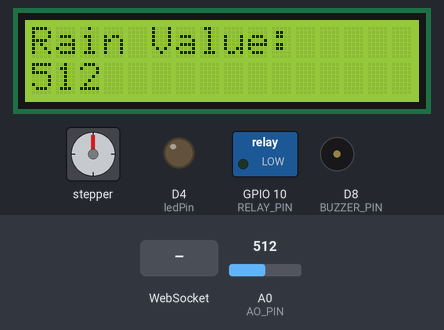
Simulated run of this sketch. Board: ESP8266 (NodeMCU). Shown: 16×2 character LCD, stepper motor, switched loads named in the sketch (green lamp = pin HIGH), output pins drawn as LEDs (lit = HIGH), buzzer (waves = sounding, pin HIGH). The test bench sets the inputs (shaded band); at power-on: A0 (AO_PIN) = 512. WiFi joins after 1.5 s; servers stay silent unless stated; stepper angles assume 2048 steps per turn; pins used as bus, display or sensor lines are not drawn; what the sketch prints to the serial monitor is not drawn.

Above: at 3.4 s.
3.5 s: A0 (AO_PIN) set to 71
At 5.0 s:
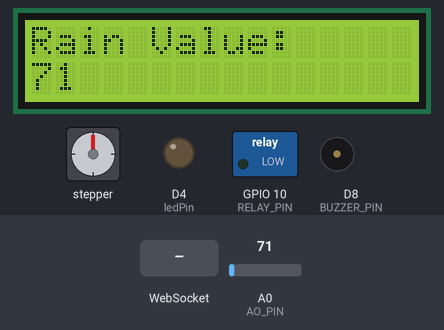
5.8 s: A0 (AO_PIN) set to 61
At 7.13 s:
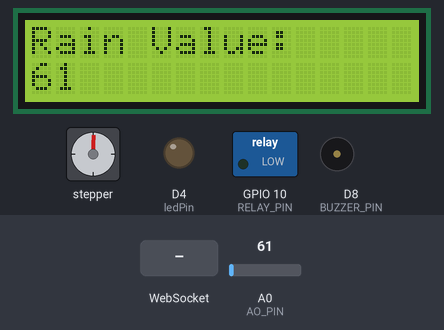
14.3 s: WebSocket text "1" received
At 18.24 s:
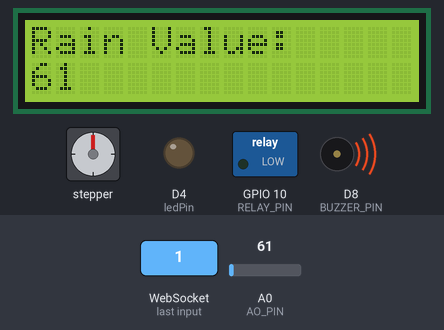
18.3 s: A0 (AO_PIN) set to 122
At 18.79 s:
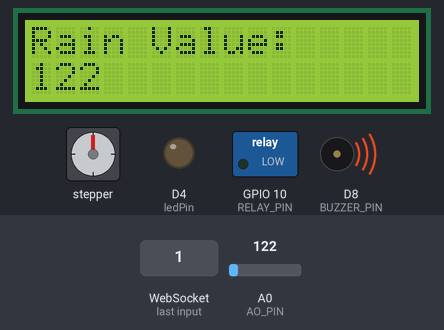
Timing chart, 0 to 21.2 s (numbered marks = the images above; inputs shaded):
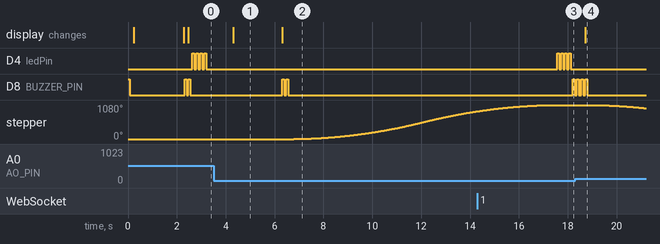

The sketch:

source_code.ino
```cpp
// Arduino IDE Board: NodeMCU 1.0 (ESP-12E Module)
// Make sure CH340 driver is installed on your machine !
// Port (OSX): /dev/cu.usbserial-0001 Serial Port (USB)
// TIPS: try to unflug and flug it back to detect it.

//*
// Nguyen Huu Anh Tuan 16-05-2024 nighty-20240308
// 1. builtin led, websocket + stepper motor assigned (AccelStepper imported) => still works
// 2. modifed websocket even handler => still works
// 3. added html page => worked now !!!
// 4. added lcd and first print after initialization => worked
// 5. buzzer worked
// 6. assign relay to SD2 (GPIO9) => boot looping
// 7. found out, re-assigned relay to SD3 (GPIO10) => worked
// STATUS: all features working fine. Not added crystal i2c yet
#include <Arduino.h>
#include <ESP8266WiFi.h>
#include <ESP8266WebServer.h>
#include <WebSocketsServer.h>
#include <ESP8266mDNS.h>
#include <Wire.h> // to make crystal_i2c works
#include <LiquidCrystal_I2C.h>
#include <AccelStepper.h> // Include the AccelStepper library

ESP8266WebServer server(80);
WebSocketsServer webSocket = WebSocketsServer(81);

// Replace with your network credentials
const char* ssid = "Tuan hay ho";
const char* password = "password";

// Set your Static IP address
IPAddress local_IP(192, 168, 1, 184);
IPAddress gateway(192, 168, 1, 1);
IPAddress subnet(255, 255, 0, 0);
IPAddress primaryDNS(8, 8, 8, 8);
IPAddress secondaryDNS(8, 8, 4, 4);

// built-in led
int ledPin = 2;
bool ledState = HIGH;

// relay 5v (assigned to SD2 (gpio09) cause boot looping)
#define RELAY_PIN 10 // SD3 (GPIO10)
bool relayState = LOW;


// lcd i2c
// LiquidCrystal_I2C lcd(0x3F,16,2);    // works for Arduino
// in ESP8266, if lcd is not print then use this 0x27..
LiquidCrystal_I2C lcd(0x27, 16, 2); // SDA to D4, SCL to D3

// stepper motor
#define MotorInterfaceType 8
#define MP1  D1 // IN1 on the ULN2003
#define MP2  D2 // IN2 on the ULN2003
#define MP3  D5 // IN3 on the ULN2003
#define MP4  D6 // IN4 on the ULN2003
const int SPR = 2048; // Steps per revolution
AccelStepper stepper = AccelStepper(MotorInterfaceType, MP1, MP3, MP2, MP4);

bool motorRotating = false;
int currentPosition = 0; // 0 for closed, 3 for fully open

// HW-038 Water sensor
#define POWER_PIN D7  // The ESP8266 pin that provides the power to the rain sensor
#define AO_PIN    A0  // The ESP8266 pin connected to AO pin of the rain sensor

unsigned long lastWaterCheck = 0;
const unsigned long waterCheckInterval = 1000;
bool isRaining = false;

// buzzer
#define BUZZER_PIN D8

// also rotate stepper once detected rain
void broadcastWaterSensorValue() {
  digitalWrite(POWER_PIN, HIGH);  // turn the rain sensor's power ON
  delay(10);                      // wait 10 milliseconds
  int rainValue = analogRead(AO_PIN);
  digitalWrite(POWER_PIN, LOW);  // turn the rain sensor's power OFF

  Serial.println(rainValue);  // print out the analog value

  // Display the rain value on the LCD
  lcd.clear();
  lcd.setCursor(0, 0);
  lcd.print("Rain Value: ");
  lcd.setCursor(0, 1);
  lcd.print(rainValue);

  // Check if the rain value exceeds the threshold of 64
  if (rainValue > 64 && !isRaining) {
    isRaining = true;
    webSocket.broadcastTXT("isRaining=true");
    beep(2);
    closeCurtain();
  } else if (rainValue <= 64 && isRaining) {
    isRaining = false;
    beep(2);
    webSocket.broadcastTXT("isRaining=false");
    openCurtain();
  }
}

void closeCurtain() {
  char responseMsg[15];
  if (!motorRotating) {
                    motorRotating = true;
                    strcpy(responseMsg, "MOTOR_ON");
                    webSocket.broadcastTXT(responseMsg);
                    rotateStepper(-3); // Close the curtain
                    strcpy(responseMsg, "MOTOR_OFF");
                    webSocket.broadcastTXT(responseMsg);
                    strcpy(responseMsg, currentPosition == 3 ? "CURTAIN_OPEN" : "CURTAIN_CLOSED");
                    webSocket.broadcastTXT(responseMsg);
                    flashLED(2);
                }
  else {
    Serial.println("Motor is busy rotating, try again later");
  }
}

void openCurtain()
{
    char responseMsg[15];
    if (!motorRotating)
    {
        motorRotating = true;
        strcpy(responseMsg, "MOTOR_ON");
        webSocket.broadcastTXT(responseMsg);
        rotateStepper(3); // Open the curtain
        strcpy(responseMsg, "MOTOR_OFF");
        webSocket.broadcastTXT(responseMsg);
        strcpy(responseMsg, currentPosition == 3 ? "CURTAIN_OPEN" : "CURTAIN_CLOSED");
        webSocket.broadcastTXT(responseMsg);
        flashLED(2);
    }
    else
    {
        Serial.println("Motor is busy rotating, try again later");
    }
}

void rotateStepper(int rounds) {
    char responseMsg[15];
    if ((rounds > 0 && currentPosition == 3) || (rounds < 0 && currentPosition == 0)) {
        Serial.printf("[rotateStepper] already in position.\n");
        motorRotating = false;
        // strcpy(responseMsg, rounds > 0 ? "ALREADY_OPEN" : "ALREADY_CLOSED");
        webSocket.broadcastTXT(rounds > 0 ? "ALREADY_OPEN" : "ALREADY_CLOSED");
        return;
    }

    Serial.printf("[rotateStepper] working...\n");
    stepper.moveTo(stepper.currentPosition() + rounds * SPR);
    stepper.runToPosition();
    currentPosition += rounds > 0 ? 3 : -3;
    motorRotating = false;
    Serial.printf("[rotateStepper] done...\n");
}

void flashLED(int times) {
  for (int i = 0; i < times; ++i) {
    digitalWrite(ledPin, HIGH);
    delay(80);
    digitalWrite(ledPin, LOW);
    delay(80);
    digitalWrite(ledPin, HIGH);
    delay(80);
    digitalWrite(ledPin, LOW);
    delay(80);
  }
}

void webSocketEvent(uint8_t num, WStype_t type, uint8_t * payload, size_t length) {
    char responseMsg[15];
    switch(type) {
        case WStype_DISCONNECTED:
            Serial.printf("[%u] Disconnected!\n", num);
            // flashLED(2);
            beep(2);
            break;
        case WStype_CONNECTED: {
            IPAddress ip = webSocket.remoteIP(num);
            Serial.printf("[%u] Connected from %d.%d.%d.%d url: %s\n", num, ip[0], ip[1], ip[2], ip[3], payload);
            // flashLED(2);
            beep(2);
            strcpy(responseMsg, ledState ? "ON" : "OFF");
            webSocket.sendTXT(num, responseMsg);
            strcpy(responseMsg, motorRotating ? "MOTOR_ON" : "MOTOR_OFF");
            webSocket.sendTXT(num, responseMsg);
            // webSocket.sendTXT(num, isRaining ? "isRaining:true" : "isRaining:false");
            webSocket.sendTXT(num, "Connected");
        }
        break;
        case WStype_TEXT:
            Serial.printf("[%u] get Text: %s\n", num, payload);
            if (strcmp((const char*)payload, "toggle") == 0) {
                ledState = !ledState;
                beep(2);
                digitalWrite(ledPin, ledState ? LOW : HIGH);
                strcpy(responseMsg, ledState ? "ON" : "OFF");
                webSocket.broadcastTXT(responseMsg);
            } else if (strcmp((const char*)payload, "open") == 0) {
                beep(2);
                openCurtain();
            } else if (strcmp((const char*)payload, "close") == 0) {
                beep(2);
                closeCurtain();
            } else if (strcmp((const char*)payload, "relaytoggle") == 0) {
                beep(2);
                Serial.println("toggling relay");
                relayState = !relayState; // Update the relay state
                digitalWrite(RELAY_PIN, relayState ? HIGH : LOW);
                strcpy(responseMsg, relayState ? "RELAY_ON" : "RELAY_OFF");
                webSocket.broadcastTXT(responseMsg);
            }
            break;
    }
}

void beep(int times) {
  for (int i = 0; i < times; ++i) {
    //   tone(BUZZER_PIN,13500);
    //   delay(80);
    // tone(BUZZER_PIN,13500);
    digitalWrite(BUZZER_PIN,HIGH);
    delay(80);
    digitalWrite(BUZZER_PIN,LOW);
    delay(80);
  }
}

void handleRoot() {
    server.send(200, "text/html", R"rawliteral(
<!DOCTYPE html>
<html>
<head>
    <meta name="viewport" content="width=device-width, initial-scale=1">
    <style>
        body {
            font-family: Arial, sans-serif;
            text-align: center;
        }
        button {
            padding: 15px 25px;
            font-size: 16px;
            color: white;
            background-color: green;
            border: none;
            border-radius: 5px;
            margin: 10px;
            cursor: pointer;
        }
        button:disabled {
            background-color: lightgrey;
            cursor: not-allowed;
        }
        #toggleButton { background-color: red; }
        #openButton, #closeButton { background-color: grey; }
        #status, #ledState, #motorStatus, #curtainStatus, #rainStatusDiv {
            font-size: 18px;
            margin: 10px 0;
        }
        .status-green {
            color: green;
        }
        .status-red {
            color: red;
        }
    </style>
</head>
<body>
    <h1>ESP8266 Web Server</h1>
    <div id='status'>WebSocket Status: Not Connected</div>
    <p>Built-in LED State: <span id="ledState">Unknown</span></p>
    <p>Relay State: <span id="relayState">Unknown</span></p>
    <button id="toggleButton" onclick="toggleLED()">Toggle LED</button>
    <button id="relayToggleButton" onclick="toggleRelay()">Toggle Relay</button>
    <button id="openButton" onclick="openCurtain()">Open Curtain</button>
    <button id="closeButton" onclick="closeCurtain()">Close Curtain</button>
    <div id='motorStatus'>Motor Status: Idle</div>
    <div id='curtainStatus'>Curtain Status: Unknown</div>
    <div id='rainStatusDiv'>Rain Status: Unknown</div>
    <script>
        var ws = new WebSocket('ws://' + window.location.hostname + ':81');
        ws.onopen = function() {
            const statusElement = document.getElementById('status');
            statusElement.innerText = 'WebSocket Status: Connected';
        };
        ws.onmessage = function(event) {
            var stateSpan = document.getElementById('ledState');
            var relayStateSpan = document.getElementById('relayState');
            var motorStatusDiv = document.getElementById('motorStatus');
            var curtainStatusDiv = document.getElementById('curtainStatus');
            var rainStatusDiv = document.getElementById('rainStatusDiv');
            var toggleButton = document.getElementById('toggleButton');
            var toggleRelayButton = document.getElementById('relayToggleButton');
            var openButton = document.getElementById('openButton');
            var closeButton = document.getElementById('closeButton');
            if (event.data === 'ON') {
                stateSpan.textContent = 'ON';
                toggleButton.style.backgroundColor = 'green';
            } else if (event.data === 'OFF') {
                stateSpan.textContent = 'OFF';
                toggleButton.style.backgroundColor = 'red';
            } else if (event.data === 'RELAY_ON') {
                relayStateSpan.textContent = 'ON';
                toggleButton.style.backgroundColor = 'green';
            } else if (event.data === 'RELAY_OFF') {
                relayStateSpan.textContent = 'OFF';
                toggleButton.style.backgroundColor = 'red';
            } else if (event.data === 'MOTOR_ON') {
                motorStatusDiv.textContent = 'Motor Status: Rotating';
                openButton.disabled = true;
                closeButton.disabled = true;
            } else if (event.data === 'MOTOR_OFF') {
                motorStatusDiv.textContent = 'Motor Status: Idle';
                openButton.disabled = false;
                closeButton.disabled = false;
            } else if (event.data === 'isRaining=true') {
                rainStatusDiv.textContent = 'Rain Status: Raining';
                rainStatusDiv.classList.remove('status-green');
                rainStatusDiv.classList.add('status-red');
                alert("It's raining!");
            } else if (event.data === 'isRaining=false') {
                rainStatusDiv.textContent = 'Rain Status: Not Raining';
                rainStatusDiv.classList.remove('status-red');
                rainStatusDiv.classList.add('status-green');
            } else if (event.data === 'CURTAIN_OPEN') {
                curtainStatusDiv.textContent = 'Curtain Status: Open';
                curtainStatusDiv.classList.remove('status-red');
                curtainStatusDiv.classList.add('status-green');
            } else if (event.data === 'CURTAIN_CLOSED') {
                curtainStatusDiv.textContent = 'Curtain Status: Closed';
                curtainStatusDiv.classList.remove('status-green');
                curtainStatusDiv.classList.add('status-red');
            } else if (event.data === 'ALREADY_OPEN') {
                curtainStatusDiv.textContent = 'Curtain Status: Already Opened';
                curtainStatusDiv.classList.remove('status-red');
                curtainStatusDiv.classList.add('status-green');
            } else if (event.data === 'ALREADY_OPEN') {
                curtainStatusDiv.textContent = 'Curtain Status: Already Closed';
                curtainStatusDiv.classList.remove('status-green');
                curtainStatusDiv.classList.add('status-red');
            }
        };
        function toggleLED() {
            ws.send('toggle');
        }
        function toggleRelay() {
            ws.send('relaytoggle');
        }
        function openCurtain() {
            ws.send('open');
        }
        function closeCurtain() {
            ws.send('close');
        }
    </script>
</body>
</html>
    )rawliteral");
}

void setup() {
  Serial.begin(9600);
  pinMode(RELAY_PIN, OUTPUT);
  pinMode(POWER_PIN, OUTPUT);

  pinMode(BUZZER_PIN, OUTPUT);
  beep(1);


  pinMode(ledPin, OUTPUT);
  Wire.begin(2,0);

  // Initialize the LCD
  lcd.init();
  lcd.backlight();
  lcd.print("Setting up"); // (without this, later lines won't print anything !!!)

  stepper.setMaxSpeed(1200);
  stepper.setAcceleration(200);

  // Configure static IP
  if (!WiFi.config(local_IP, gateway, subnet, primaryDNS, secondaryDNS)) {
    Serial.println("STA Failed to configure");
  }

  WiFi.softAPConfig(local_IP, local_IP, IPAddress(255, 255, 255, 0));
  WiFi.softAP(ssid, password);

  Serial.print("Connecting to ");
  Serial.println(ssid);
  WiFi.begin(ssid, password);

  for (int i = 0; i < 15 && WiFi.status() != WL_CONNECTED; i++) {
    Serial.print(".");
    delay(1000);
  }

  Serial.println("");
  Serial.println("WiFi connected.");
  Serial.println("IP address: ");
  Serial.println(WiFi.localIP());
  Serial.print("ESP Board MAC Address:  ");
  Serial.println(WiFi.macAddress());


  server.on("/", HTTP_GET, handleRoot);
  server.begin();
  webSocket.begin();
  webSocket.onEvent(webSocketEvent);
  MDNS.begin("esp8266");
  MDNS.addService("http", "tcp", 80);
  MDNS.addService("ws", "tcp", 81);

  // the below lines not gonna get executed !!!
  // Print a message to the LCD.
  lcd.setCursor(0, 0);
  lcd.print("ESP8266 Web");
  lcd.setCursor(0, 1);
  lcd.print("Server Ready!");
}

void loop() {
  server.handleClient();
  webSocket.loop();

  if (millis() - lastWaterCheck >= waterCheckInterval) {
    lastWaterCheck = millis();
    broadcastWaterSensorValue();
  }
}
```

Measured:
- the behaviour switches between 65 and 64 on A0 (AO_PIN) (found by bisection; images 1 and 2)
- after the input at 3.5 s, the display: changes after 0.81 s (image 1)
- after the input at 5.8 s, D8 (BUZZER_PIN): alternates HIGH for 0.08 s and LOW for 0.08 s, 4 changes in all, then stays LOW, starting after 0.51 s; stepper: keeps turning clockwise at about 117°/s, starting after 0.98 s; the display: changes after 0.51 s (image 2)
- after the input at 14.3 s, D8 (BUZZER_PIN): LOW → HIGH after 3.9 s, → LOW 0.08 s later
- after the input at 18.3 s, stepper: keeps turning counter-clockwise at about 44°/s, starting after 0.57 s; the display: changes after 0.41 s (image 4)
